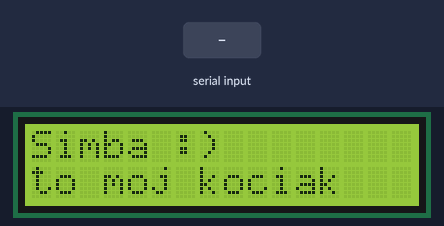
This sketch was run on a simulated Arduino Uno, built with avr-gcc and run on an emulated ATmega328P. Parts: 16×2 character LCD. Inputs (shaded band) come from the test bench.

Above: at 1.2 s.
1.3 s: "#" received over Serial
At 2.5 s:
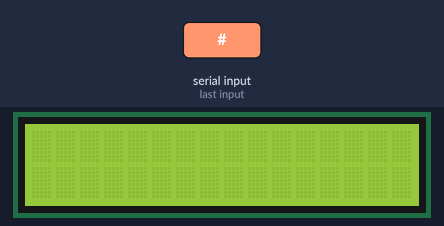
2.8 s: "$" received over Serial
4.3 s: "%" received over Serial
Timing chart, 0 to 7.3 s (numbered marks = the images above; inputs shaded):
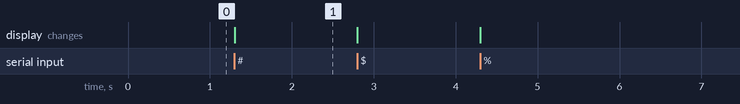

Measured:
- after the input at 1.3 s, the display: changes at once (image 1)

The sketch:

LCD_display.ino
```cpp
#include <LiquidCrystal.h>

//lcd(rs, enable, d4, d5, d6, d7)
LiquidCrystal lcd(8, 9, 4, 5, 6, 7);
int numRows = 2;
int numCols = 16;

void setup() {
  Serial.begin(9600);
  lcd.begin(numCols, numRows);
  lcd.clear();
  void home();
  lcd.print("Simba :)");
  lcd.setCursor(0, 1);
  lcd.print("to moj kociak");
}

void loop() {
  if (Serial.available() > 0) {

    char ch = Serial.read();
    if (ch == '#') {
      lcd.clear();
    }
    else if (ch == '/') {
      lcd.setCursor(0, 1);
    }
    else if (ch == '\\') {
      lcd.home();
    }
    else if (ch == '$') {
      lcd.noDisplay();
    }
    else if (ch == '%') {
      lcd.display();
    }
    else {
      lcd.write(ch);
    }
  }
}
```
